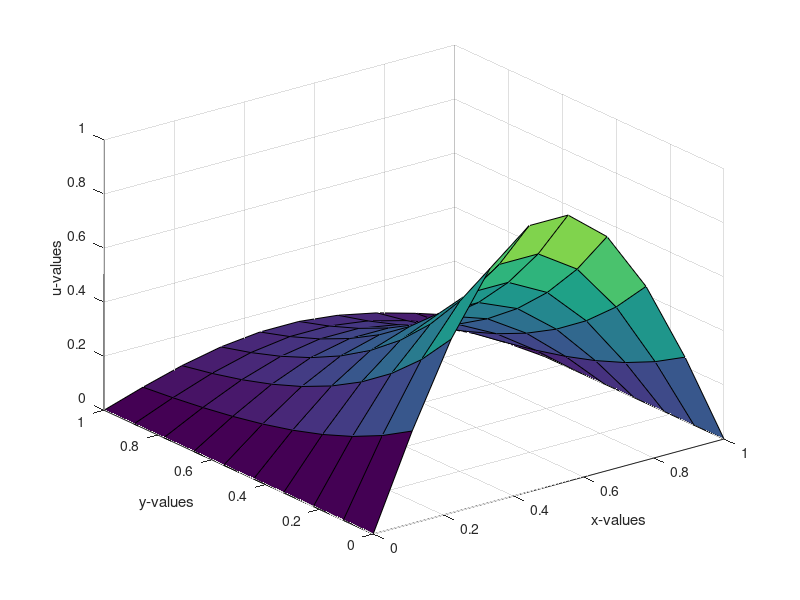

The MATLAB source for this figure:
%EFR11_4b
%Script for solving the Poisson Problem of EFR 11_4a
%Same BVP but half the step size:
%This program is written more generally.
N=8;, M=8;, h = 1/(N+1);
x=linspace(0,1,N+2);, y=x; 
A=4*eye(N^2);
%form sub/super diagonals
a1rep=[0 -1 -1 -1 -1 -1 -1 -1];
a1=[-1 -1 -1 -1 -1 -1 -1];
for i=1:7, a1=[a1 a1rep];, end
aN=-1*ones(1,N^2-N);
%put these diagonal entries on A
A=A+diag(a1,-1)+ diag(a1,1)+diag(aN,-N)+diag(aN,N);
% key in vectors for boundary values:
L = zeros(size(y)); R = L;
B = sin(pi*x);, T = B/exp(2);

% Now (for the most complicated part, we construct the vector C
% First we construct the column vector -h^2*Q arising from the source term:
% We do this by creating an inline function for the inhomogeneity and then 
% collecting the needed entries in the required reading order (using an 
% appropriately designed loop).
q=inline('(4-pi^2)*exp(-2*y).*sin(pi*x)', 'x', 'y');
row = 1;
for j=N+1:-1:2
    count=(row-1)*N+1;
    Q(:,count:count+N-1)=q(x(2:N+1),y(j));, row = row+1;
end
%By combining with the appropriate boundary values, we now construct C:
zer = zeros(1, N-2); %useful vector for constructing C
C= -h^2*Q + [L(9)+T(2) T(3) T(4) T(5) T(6) T(7) T(8) R(9)+T(9) ...
  L(8) zer R(8) L(7) zer R(7) L(6) zer R(6) L(5) zer R(5) L(4) zer R(4)...
  L(3) zer R(3) L(2)+B(2) B(3) B(4) B(5) B(6) B(7) B(8) R(2)+B(9)];
C=C';
%Now we are ready to solve the system, form the mesh, and plot
U=A\C;
Z=zeros(N);
Z(:)=U;
Z=Z';
Z=[T(2:N+1); Z; B(2:N+1)];
for i=1:N+2, Lrev(i)=L(N+3-i);, end
Z=[Lrev; Z'; R]';
for i=1:N+2, yrev(i)=y(N+3-i);, end
surf(x, yrev ,Z), xlabel('x-values'), ylabel('y-values'), zlabel('u-values')
